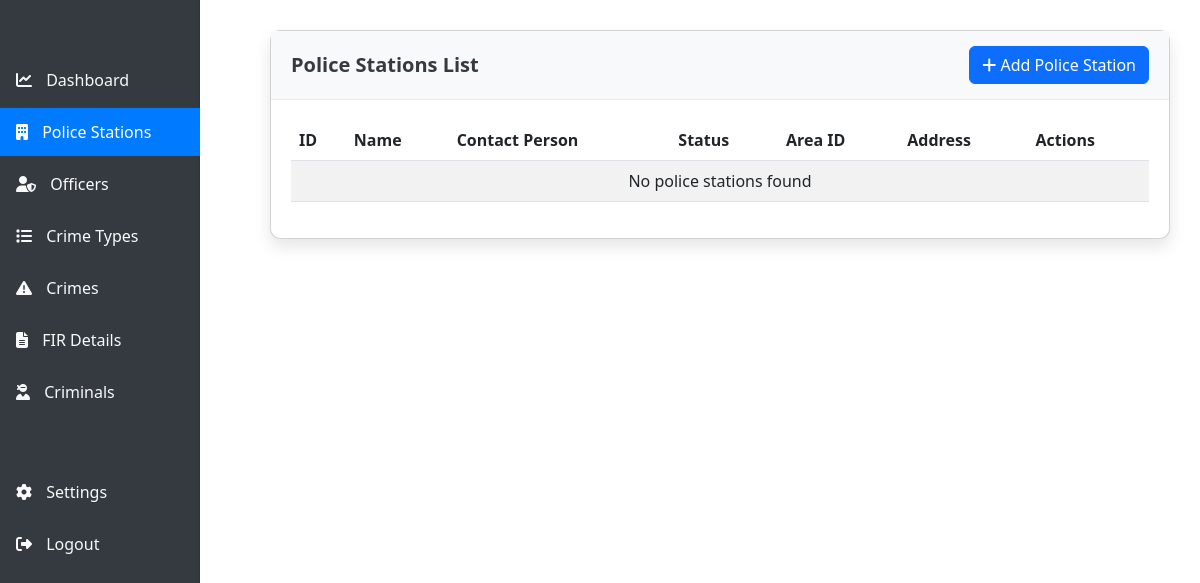
/police-stations/ (signed in), run on an earlier commit of the app's database.
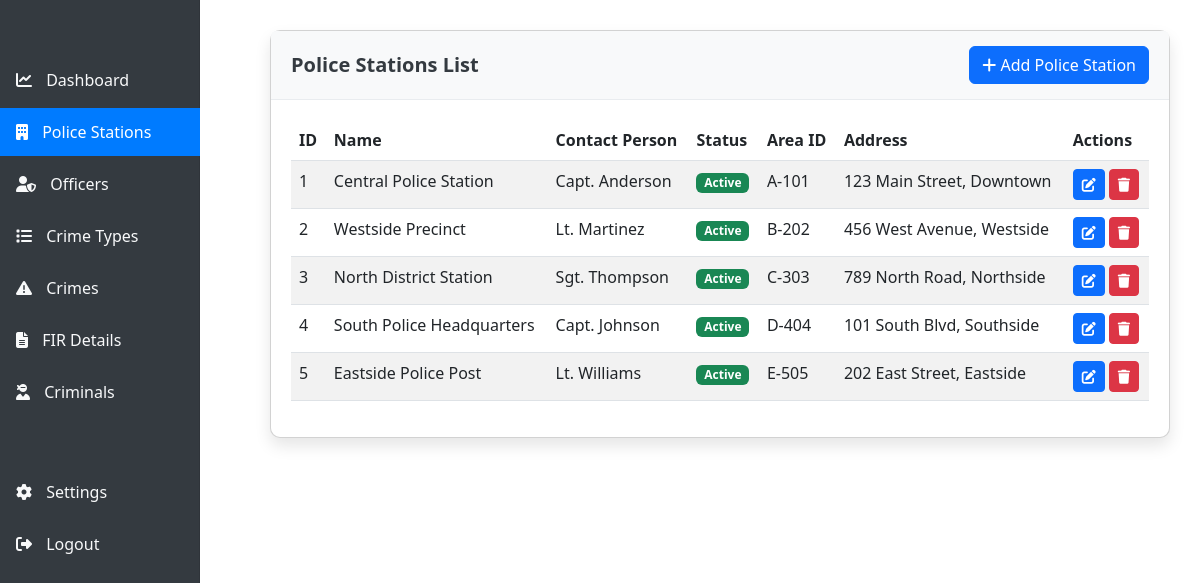
And on a later commit of the database.
### crime_management/models.py (models this page shows, shortened)
class PoliceStation(models.Model):
    station_id = models.AutoField(primary_key=True)
    name = models.CharField(max_length=100)
    contact_person = models.CharField(max_length=100, null=True, blank=True)
    status = models.CharField(max_length=50, null=True, blank=True)
    area_id = models.CharField(max_length=50, null=True, blank=True)
    address = models.CharField(max_length=255, null=True, blank=True)

### crime_management/views.py (the view)
# urls.py: path('police-stations/', views.police_stations, name='police_stations'),
@login_required
def police_stations(request):
    stations = PoliceStation.objects.all()
    return render(request, 'police_stations.html', {'stations': stations})

### crime_management/templates/police_stations.html (shortened to what this page needs)
{% extends 'base.html' %}
{% block content %}
<div class="card">
    <div class="card-header d-flex justify-content-between align-items-center">
        <h5>Police Stations List</h5>
        <a href="{% url 'add_police_station' %}" class="btn btn-primary">
            <i class="fas fa-plus"></i> Add Police Station
        </a>
    </div>
    <div class="card-body">
        <div class="table-responsive">
            <table class="table table-striped data-table">
                <thead>
                    <tr>
                        <th>ID</th>
                        <th>Name</th>
                        <th>Contact Person</th>
                        <th>Status</th>
                        <th>Area ID</th>
                        <th>Address</th>
                        <th>Actions</th>
                    </tr>
                </thead>
                <tbody>
                    {% for station in stations %}
                    <tr>
                        <td>{{ station.station_id }}</td>
                        <td>{{ station.name }}</td>
                        <td>{{ station.contact_person|default:"-" }}</td>
                        <td>
                            {% if station.status %}
                                <span class="badge bg-success">{{ station.status }}</span>
                            {% else %}
                                <span class="badge bg-secondary">Not set</span>
                            {% endif %}
                        </td>
                        <td>{{ station.area_id|default:"-" }}</td>
                        <td>{{ station.address|default:"-" }}</td>
                        <td>
                            <div class="action-buttons">
                                <a href="{% url 'edit_police_station' station.station_id %}" class="btn btn-sm btn-primary" data-bs-toggle="tooltip" title="Edit">
                                    <i class="fas fa-edit"></i>
                                </a>
                                <a href="{% url 'delete_police_station' station.station_id %}" class="btn btn-sm btn-danger delete-btn" data-bs-toggle="tooltip" title="Delete">
                                    <i class="fas fa-trash"></i>
                                </a>
                            </div>
                        </td>
                    </tr>
                    {% empty %}
                    <tr>
                        <td colspan="7" class="text-center">No police stations found</td>
                    </tr>
                    {% endfor %}
                </tbody>
            </table>
        </div>
    </div>
</div>
{% endblock %}

### crime_management/templates/base.html (shortened to what this page needs)
<!DOCTYPE html>
<html lang="en">
<head>
    <link href="https://cdn.jsdelivr.net/npm/bootstrap@5.3.0-alpha1/dist/css/bootstrap.min.css" rel="stylesheet">
    <link rel="stylesheet" href="https://cdnjs.cloudflare.com/ajax/libs/font-awesome/6.1.1/css/all.min.css">
    <link rel="stylesheet" href="https://cdn.datatables.net/1.11.5/css/dataTables.bootstrap5.min.css">
</head>
<body>
    {% if user.is_authenticated and request.path != '/login/' and request.path != '/register/' %}
    <nav class="col-md-2 d-none d-md-block sidebar">
        <div class="sidebar-sticky">
            <ul class="nav flex-column">
                <li class="nav-item">
                    <a class="nav-link {% if request.path == '/dashboard/' %}active{% endif %}" href="{% url 'dashboard' %}">
                        <i class="fas fa-chart-line"></i>
                        Dashboard
                    </a>
                </li>
                <li class="nav-item">
                    <a class="nav-link {% if request.path == '/police-stations/' %}active{% endif %}" href="{% url 'police_stations' %}">
                        <i class="fas fa-building"></i>
                        Police Stations
                    </a>
                </li>
                <li class="nav-item">
                    <a class="nav-link {% if request.path == '/officers/' %}active{% endif %}" href="{% url 'officers' %}">
                        <i class="fas fa-user-shield"></i>
                        Officers
                    </a>
                </li>
                <li class="nav-item">
                    <a class="nav-link {% if request.path == '/crime-types/' %}active{% endif %}" href="{% url 'crime_types' %}">
                        <i class="fas fa-list"></i>
                        Crime Types
                    </a>
                </li>
                <li class="nav-item">
                    <a class="nav-link {% if request.path == '/crimes/' %}active{% endif %}" href="{% url 'crimes' %}">
                        <i class="fas fa-exclamation-triangle"></i>
                        Crimes
                    </a>
                </li>
                <li class="nav-item">
                    <a class="nav-link {% if request.path == '/fir-details/' %}active{% endif %}" href="{% url 'fir_details' %}">
                        <i class="fas fa-file-alt"></i>
                        FIR Details
                    </a>
                </li>
                <li class="nav-item">
                    <a class="nav-link {% if request.path == '/criminals/' %}active{% endif %}" href="{% url 'criminals' %}">
                        <i class="fas fa-user-ninja"></i>
                        Criminals
                    </a>
                </li>
                <li class="nav-item mt-5">
                    <a class="nav-link {% if request.path == '/settings/' %}active{% endif %}" href="{% url 'settings' %}">
                        <i class="fas fa-cog"></i>
                        Settings
                    </a>
                </li>
                <li class="nav-item">
                    <a class="nav-link" href="{% url 'logout' %}">
                        <i class="fas fa-sign-out-alt"></i>
                        Logout
                    </a>
                </li>
            </ul>
        </div>
    </nav>
    <main role="main" class="main-content">
    {% else %}
    <main role="main" class="no-sidebar">
    {% endif %}
        {% block content %}{% endblock %}
    </main>
</body>
</html>

### crime_management/templates/base.html (style rules this page uses)
.sidebar { position: fixed; top: 0; bottom: 0; left: 0; z-index: 100; padding: 48px 0 0; box-shadow: inset -1px 0 0 rgba(0, 0, 0, .1); background-color: #343a40; }
.sidebar-sticky { position: relative; top: 0; height: calc(100vh - 48px); padding-top: .5rem; overflow-x: hidden; overflow-y: auto; }
.sidebar .nav-link { font-weight: 500; color: #f8f9fa; padding: 0.75rem 1rem; margin-bottom: 0.25rem; }
.sidebar .nav-link.active { color: #fff; background-color: #007bff; }
.sidebar .nav-link i { margin-right: 10px; }
.main-content { margin-left: 240px; padding: 30px; }
.card { border-radius: 10px; box-shadow: 0 0.5rem 1rem rgba(0, 0, 0, 0.1); margin-bottom: 30px; }
.card-header { background-color: #f8f9fa; border-bottom: 1px solid #e9ecef; padding: 15px 20px; border-radius: 10px 10px 0 0; }
.card-header h5 { margin-bottom: 0; color: #343a40; font-weight: 600; }
.card-body { padding: 20px; }

What changed in the data, as far as the page shows it:
added PoliceStation: station_id "1", name "Central Police Station", contact_person "Capt. Anderson", status "Active", area_id "A-101", address "123 Main Street, Downtown"
added PoliceStation: station_id "2", name "Westside Precinct", contact_person "Lt. Martinez", status "Active", area_id "B-202", address "456 West Avenue, Westside"
added PoliceStation: station_id "3", name "North District Station", contact_person "Sgt. Thompson", status "Active", area_id "C-303", address "789 North Road, Northside"
added PoliceStation: station_id "4", name "South Police Headquarters", contact_person "Capt. Johnson", status "Active", area_id "D-404", address "101 South Blvd, Southside"
added PoliceStation: station_id "5", name "Eastside Police Post", contact_person "Lt. Williams", status "Active", area_id "E-505", address "202 East Street, Eastside"
Also different on the page:
text no longer shown: "No police stations found"
